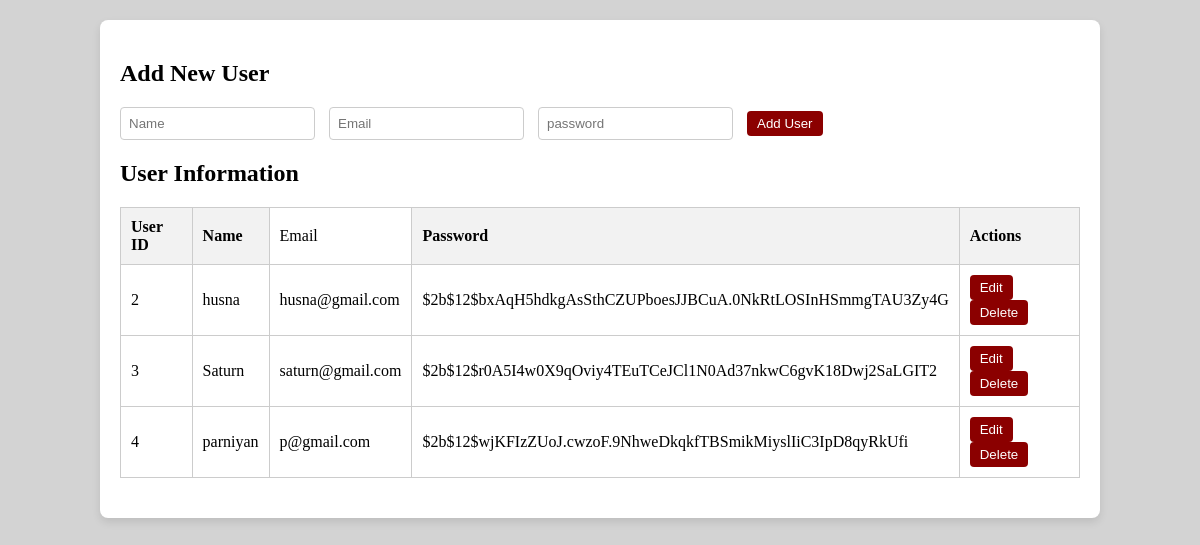
/user, run on the app's committed database.
### app.py (models this page shows, shortened)
class User(db.Model):
    user_id = db.Column(db.Integer, primary_key=True)
    name = db.Column(db.String(100), nullable=False)
    email = db.Column(db.String(100), unique=True)
    password = db.Column(db.String(100))

### app.py (the view)
@app.route('/user')
def show_users():
    users = User.query.all()
    return render_template('user.html', users=users)

### templates/user.html (shortened to what this page needs)
<!DOCTYPE html>
<html>
<head>
</head>
<body>
    <div class="container">
        <h2>Add New User</h2>
        <form action="/add_user" method="POST">
            <input type="text" name="name" placeholder="Name" required>
            <input type="email" name="email" placeholder="Email" required>
            <input type ="text" name="password" placeholder="password" required>
            <button type="submit">Add User</button>
        </form>
        <h2>User Information</h2>
        <table>
            <tr>
                <th>User ID</th>
                <th>Name</th>
                <td>Email</td>
                <th>Password</th>
                <th>Actions</th>
            </tr>
            {% for user in users %}
            <tr>
                <td>{{ user.user_id }}</td>
                <td>{{ user.name }}</td>
                <td>{{ user.email }}</td>
                <td>{{ user.password }}</td>
                <td>
                    <button onclick="window.location.href='/edit_user/{{ user.user_id }}'">Edit</button>
                    <form action="{{ url_for('delete_user', user_id=user.user_id) }}" method="POST" style="display: inline;">
                        <button type="submit" onclick="return confirm('Are you sure you want to delete this user?')">Delete</button>
                    </form>
                </td>
            </tr>
            {% endfor %}
        </table>
    </div>
</body>
</html>

### templates/user.html (style rules this page uses)
body { font-family: "Times New Roman",serif; margin: 0; padding: 0; background-color: lightgrey; }
.container { width: 80%; margin: 20px auto; padding: 20px; background-color: white; border-radius: 8px; box-shadow: 0 4px 8px rgba(0, 0, 0, 0.1); }
table { width: 100%; border-collapse: collapse; margin-bottom: 20px; }
th, td { border: 1px solid #ccc; padding: 10px; text-align: left; }
th { background-color: #f2f2f2; }
button { padding: 5px 10px; border: none; background-color: darkred; color: white; cursor: pointer; border-radius: 4px; }
tr form button { background-color: darkred; }
form { margin-bottom: 20px; }
input, select { padding: 8px; margin-right: 10px; border-radius: 4px; border: 1px solid #ccc; }

### data on the page
User: user_id "2", name "husna", email "husna@gmail.com", password "$2b$12$bxAqH5hdkgAsSthCZUPboesJJBCuA.0NkRtLOSInHSmmgTAU3Zy4G"
User: user_id "3", name "Saturn", email "saturn@gmail.com", password "$2b$12$r0A5I4w0X9qOviy4TEuTCeJCl1N0Ad37nkwC6gvK18Dwj2SaLGIT2"
User: user_id "4", name "parniyan", email "p@gmail.com", password "$2b$12$wjKFIzZUoJ.cwzoF.9NhweDkqkfTBSmikMiyslIiC3IpD8qyRkUfi"
